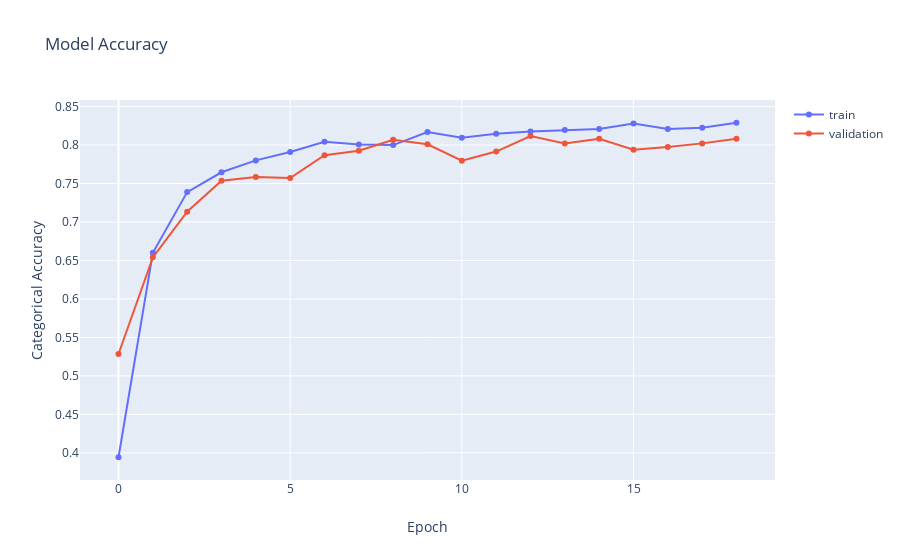

Notebook code for this chart:
### Code cell
fig = go.Figure()
tmp_trace = []

fig.add_trace(go.Scatter(
    x=history.epoch, 
    y=history.history['categorical_accuracy'],
    name='train',

    mode="lines+markers")
)
fig.add_trace(go.Scatter(
    x=history.epoch, 
    y=history.history['val_categorical_accuracy'],
    name='validation',
    mode="lines+markers")
)


fig.update_layout(
    title=go.layout.Title(
        text="Model Accuracy",
    ),
    yaxis=dict(
            title='Categorical Accuracy',
        ),
        xaxis=dict(
            title="Epoch",
        )
)

fig.show()

### Figure 1 — Plotly figure (JSON) as saved in the notebook; plotly's stock layout.template omitted (floating-point values rounded to 4 significant figures)
{"data": [{"mode": "lines+markers", "name": "train", "type": "scatter", "x": [0, 1, 2, 3, 4, 5, 6, 7, 8, 9, 10, 11, 12, 13, 14, 15, 16, 17, 18], "y": [0.3943, 0.6599, 0.7388, 0.7646, 0.78, 0.791, 0.8043, 0.8008, 0.7999, 0.8168, 0.8094, 0.8147, 0.8177, 0.8194, 0.8209, 0.828, 0.8209, 0.8224, 0.8289]}, {"mode": "lines+markers", "name": "validation", "type": "scatter", "x": [0, 1, 2, 3, 4, 5, 6, 7, 8, 9, 10, 11, 12, 13, 14, 15, 16, 17, 18], "y": [0.5284, 0.654, 0.7133, 0.7536, 0.7583, 0.7571, 0.7867, 0.7927, 0.8069, 0.8009, 0.7796, 0.7915, 0.8116, 0.8021, 0.8081, 0.7938, 0.7974, 0.8021, 0.8081]}], "layout": {"title": {"text": "Model Accuracy"}, "xaxis": {"title": {"text": "Epoch"}}, "yaxis": {"title": {"text": "Categorical Accuracy"}}}}
